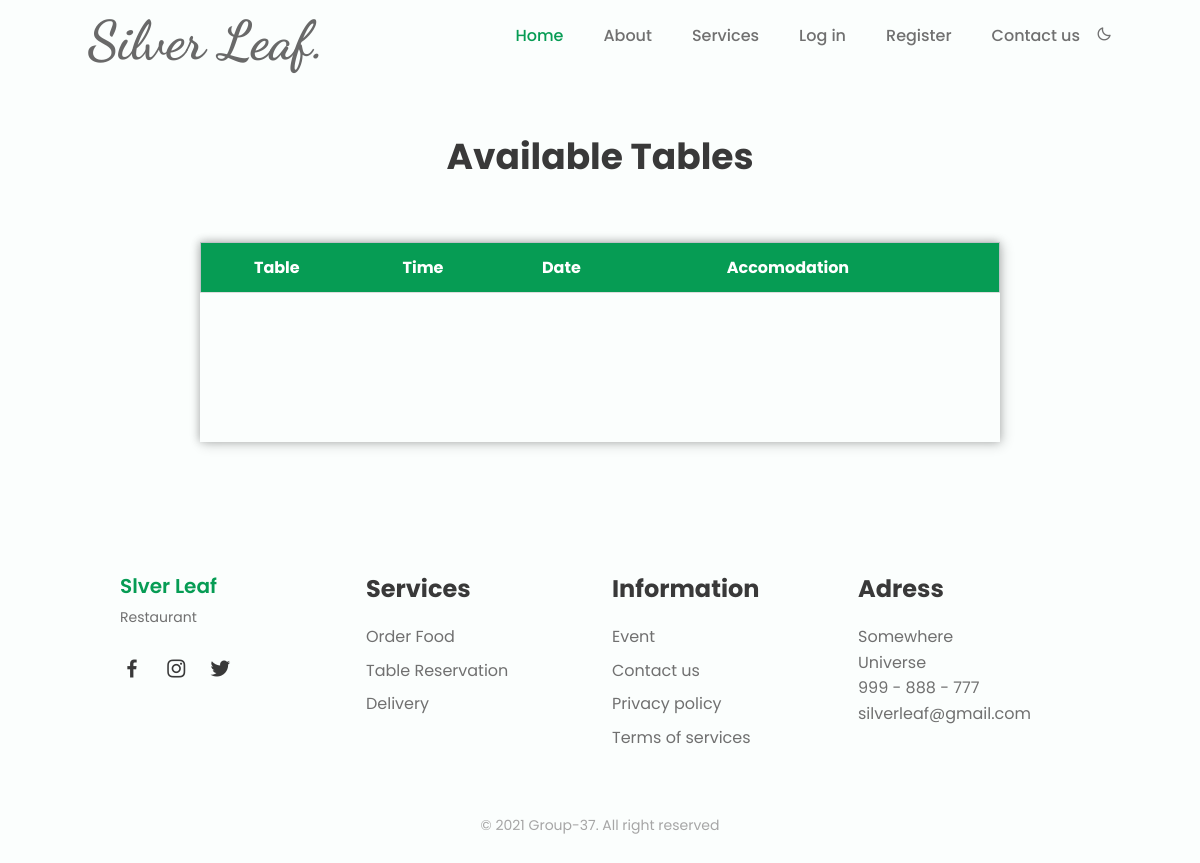
/table, run on an earlier commit of the app's database.
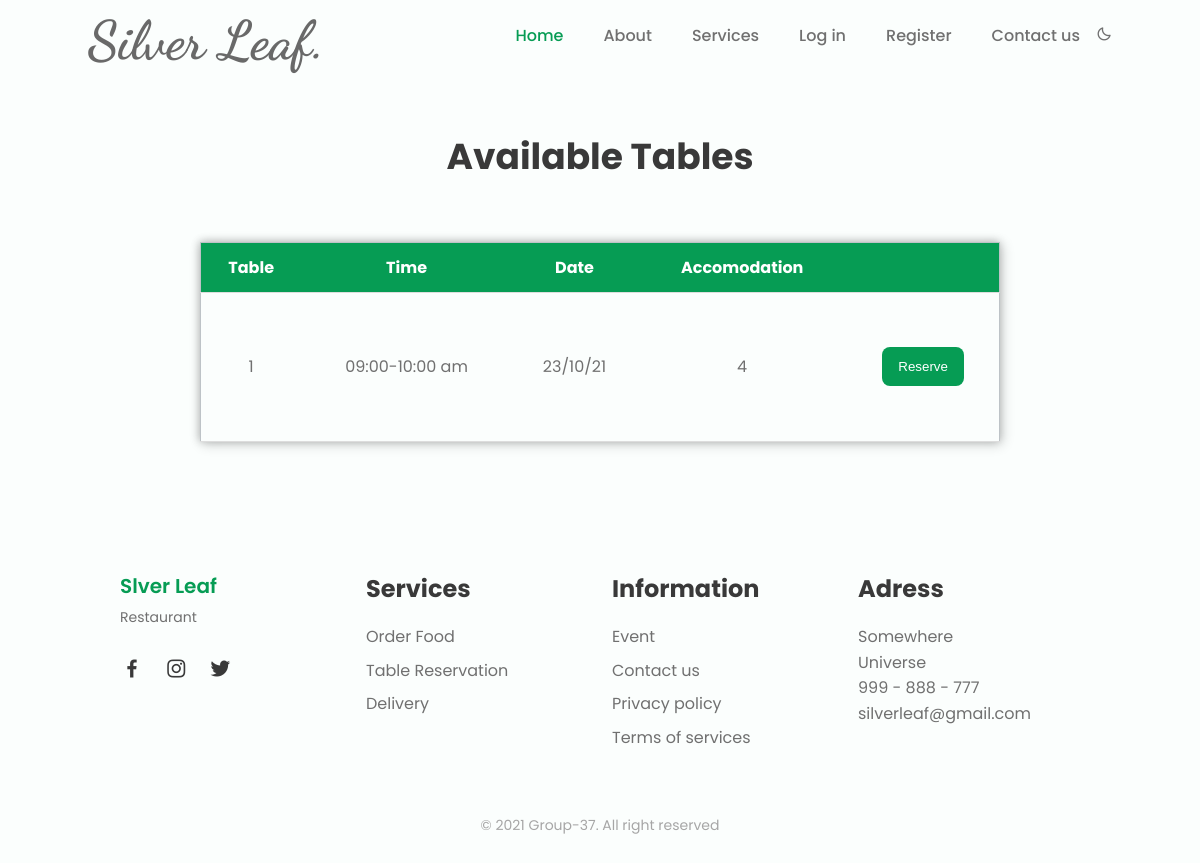
And on a later commit of the database.
### restaurant/models.py (models this page shows)
class Table(db.Model):
    id = db.Column(db.Integer(), primary_key = True)
    table = db.Column(db.Integer(), nullable = False)
    time = db.Column(db.String(length = 20), nullable = False)
    date = db.Column(db.String(length = 20), nullable = False)
    accomodation = db.Column(db.Integer(), nullable = False)

### restaurant/routes.py (the view)
@app.route('/table')
def table_page():
    reserve_form = ReserveForm()
    tables = Table.query.all()
    return render_template('table.html', tables = tables, reserve_form = reserve_form)

### restaurant/forms.py
class ReserveForm(FlaskForm):
    submit = SubmitField(label = 'Reserve')

### restaurant/templates/table.html (shortened to what this page needs)
<!DOCTYPE html>
<html lang="en">
<head>
        <link href='https://cdn.jsdelivr.net/npm/boxicons@2.0.5/css/boxicons.min.css' rel='stylesheet'>
        <link rel= "stylesheet" type= "text/css" href= "{{ url_for('static',filename='styles/css/styles.css') }}">
</head>
<body>
<header class="l-header" id="header">
    <nav class="nav bd-container">
        <a href="#" class="nav__logo"><h1>Silver Leaf.</h1></a>
        <div class="nav__menu" id="nav-menu">
            <ul class="nav__list">
                <li class="nav__item"><a href="{{ url_for('home_page' )}}" class="nav__link active-link">Home</a></li>
                <li class="nav__item"><a href="index.html#about" class="nav__link">About</a></li>
                <li class="nav__item"><a href="index.html#services" class="nav__link">Services</a></li>
                {% if current_user.is_authenticated %}
                <li class="nav__item"><a href="#" class="nav__link">Log Out</a></li>
                {% else %}
                <li class="nav__item"><a href="login.html" class="nav__link">Log in</a></li>
                <li class="nav__item"><a href="login.html#register" class="nav__link">Register</a></li>
                {% endif %}
                <li class="nav__item"><a href="index.html#contact" class="nav__link">Contact us</a></li>
                <li><i class='bx bx-moon change-theme' id="theme-button"></i></li>
            </ul>
        </div>
    </nav>
</header>
<section class="menu section bd-container" id="menu">
<h1 class="section-title"> Available Tables </h1>
</section>
<table>
  <thead id="table-header">
    <tr>
        <th>Table</th>
        <th>Time</th>
        <th>Date</th>
        <th>Accomodation</th>
        <th></th>
    </tr>
    </thead>
    <tbody>
    {% for table in tables %}
        <tr>
            <td>{{ table.table }}</td>
            <td>{{ table.time }}</td>
            <td>{{ table.date }}</td>
            <td>{{ table.accomodation }}</td>
            <td>
                <form method = 'POST'>
                    {{ reserve_form.submit(class = 'button')}}
                </form>
            </td>
        </tr>
    {% endfor %}
    </tbody>
</table>
<footer class="footer section bd-container">
  <div class="footer__container bd-grid">
      <div class="footer__content">
          <a href="#" class="footer__logo">Slver Leaf</a>
          <span class="footer__description">Restaurant</span>
          <div>
              <a href="#" class="footer__social"><i class='bx bxl-facebook'></i></a>
              <a href="#" class="footer__social"><i class='bx bxl-instagram'></i></a>
              <a href="#" class="footer__social"><i class='bx bxl-twitter'></i></a>
          </div>
      </div>
      <div class="footer__content">
          <h3 class="footer__title">Services</h3>
          <ul>
              <li><a href="menu.html" class="footer__link">Order Food</a></li>
              <li><a href="#" class="footer__link">Table Reservation</a></li>
              <li><a href="#" class="footer__link">Delivery</a></li>
          </ul>
      </div>
      <div class="footer__content">
          <h3 class="footer__title">Information</h3>
          <ul>
              <li><a href="#" class="footer__link">Event</a></li>
              <li><a href="#" class="footer__link">Contact us</a></li>
              <li><a href="#" class="footer__link">Privacy policy</a></li>
              <li><a href="#" class="footer__link">Terms of services</a></li>
          </ul>
      </div>
      <div class="footer__content">
          <h3 class="footer__title">Adress</h3>
          <ul>
              <li>Somewhere</li>
              <li>Universe</li>
              <li>999 - 888 - 777</li>
              <li>silverleaf@gmail.com</li>
          </ul>
      </div>
  </div>
  <p class="footer__copy">&#169; 2021 Group-37. All right reserved</p>
  </footer>
</body>
</html>

### restaurant/static/styles/css/styles.css (style rules this page uses)
:root { --header-height: 3rem; --first-color: #069C54; --first-color-alt: #048654; --title-color: #393939; --text-color: #707070; --text-color-light: #A6A6A6; --body-color: #FBFEFD; --container-color: #FFFFFF; --body-font: 'Poppins', sans-serif; --biggest-font-size: 2.25rem; --h1-font-size: 1.5rem; --h2-font-size: 1.25rem; --h3-font-size: 1rem; --normal-font-size: .938rem; --small-font-size: .813rem; --smaller-font-size: .75rem; --font-medium: 500; --font-semi-bold: 600; --mb-1: .5rem; --mb-2: 1rem; --mb-3: 1.5rem; --mb-4: 2rem; --mb-5: 2.5rem; --mb-6: 3rem; --z-tooltip: 10; --z-fixed: 100; }
@media screen and (min-width: 768px) { :root { --biggest-font-size: 4rem; --h1-font-size: 2.25rem; --h2-font-size: 1.5rem; --h3-font-size: 1.25rem; --normal-font-size: 1rem; --small-font-size: .875rem; --smaller-font-size: .813rem; } }
*,::before,::after { box-sizing: border-box; }
html { scroll-behavior: smooth; }
.change-theme { position: absolute; right: 1rem; top: 1.8rem; color: var(--text-color); font-size: 1rem; cursor: pointer; }
body { margin: var(--header-height) 0 0 0; font-family: var(--body-font); font-size: var(--normal-font-size); background-color: var(--body-color); color: var(--text-color); line-height: 1.6; }
h1,h2,h3,p,ul { margin: 0; }
ul { padding: 0; list-style: none; }
a { text-decoration: none; }
.section { padding: 4rem 0 2rem; }
.section-title, .section-subtitle { text-align: center; }
.section-title { font-size: var(--h1-font-size); color: var(--title-color); margin-bottom: var(--mb-3); }
.bd-container { max-width: 960px; width: calc(100% - 2rem); margin-left: var(--mb-2); margin-right: var(--mb-2); }
.bd-grid { display: grid; gap: 1.5rem; }
.l-header { width: 100%; position: fixed; top: 0; left: 0; z-index: var(--z-fixed); background-color: var(--body-color); }
.nav { max-width: 1024px; height: var(--header-height); display: flex; justify-content: space-between; align-items: center; }
.nav__item { margin-bottom: var(--mb-2); }
.nav__link, .nav__toggle { color: var(--text-color); font-weight: var(--font-medium); }
.nav__logo { color: #696969; font-family: 'Dancing Script'; font-size: var(--h1-font-size); font-weight: normal; margin-top: 10px; }
.nav__link { transition: .3s; }
.active-link { color: var(--first-color); }
.button { display: inline-block; background-color: var(--first-color); color: #FFF; padding: .75rem 1rem; border: none; border-radius: .5rem; transition: .3s; }
.footer__container { grid-template-columns: repeat(auto-fit, minmax(220px, 1fr)); row-gap: 2rem; }
.footer__logo { font-size: var(--h3-font-size); color: var(--first-color); font-weight: var(--font-semi-bold); }
.footer__description { display: block; font-size: var(--small-font-size); margin: .25rem 0 var(--mb-3); }
.footer__social { font-size: 1.5rem; color: var(--title-color); margin-right: var(--mb-2); }
.footer__title { font-size: var(--h2-font-size); color: var(--title-color); margin-bottom: var(--mb-2); }
.footer__link { display: inline-block; color: var(--text-color); margin-bottom: var(--mb-1); }
.footer__copy { text-align: center; font-size: var(--small-font-size); color: var(--text-color-light); margin-top: 3.5rem; }
@media screen and (min-width: 768px) { body { margin: 0; } }
@media screen and (min-width: 768px) { .section { padding-top: 8rem; } }
@media screen and (min-width: 768px) { .nav { height: calc(var(--header-height) + 1.5rem); } }
@media screen and (min-width: 768px) { .nav__list { display: flex; } }
@media screen and (min-width: 768px) { .nav__item { margin-left: var(--mb-5); margin-bottom: 0; } }
@media screen and (min-width: 768px) { .change-theme { position: initial; margin-left: var(--mb-2); } }
@media screen and (min-width: 960px) { .bd-container { margin-left: auto; margin-right: auto; } }
table { margin-left:auto; margin-right:auto; border-collapse: collapse; width: 800px; height: 200px; border: 1px solid #bdc3c7; box-shadow: 2px 2px 12px rgba(0, 0, 0, 0.2), -1px -1px 8px rgba(0, 0, 0, 0.2); }
tr { transition: all .2s ease-in; cursor: pointer; }
th, td { padding: 12px; text-align: center; border-bottom: 1px solid #ddd; }
#table-header { background-color: #069C54; color: #fff; }

What changed in the data, as far as the page shows it:
added Table: table "1", time "09:00-10:00 am", date "23/10/21", accomodation "4"
